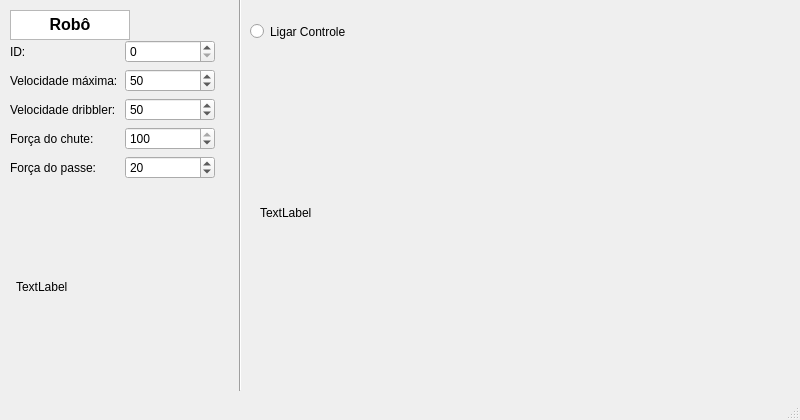
<?xml version="1.0" encoding="UTF-8"?>
<ui version="4.0">
 <class>ManualWindow</class>
 <widget class="QMainWindow" name="ManualWindow">
  <property name="geometry">
   <rect>
    <x>0</x>
    <y>0</y>
    <width>800</width>
    <height>420</height>
   </rect>
  </property>
  <property name="windowTitle">
   <string>MainWindow</string>
  </property>
  <widget class="QWidget" name="centralwidget">
   <widget class="QTextBrowser" name="robor">
    <property name="geometry">
     <rect>
      <x>10</x>
      <y>10</y>
      <width>120</width>
      <height>30</height>
     </rect>
    </property>
    <property name="html">
     <string>&lt;!DOCTYPE HTML PUBLIC &quot;-//W3C//DTD HTML 4.0//EN&quot; &quot;http://www.w3.org/TR/REC-html40/strict.dtd&quot;&gt;
&lt;html&gt;&lt;head&gt;&lt;meta name=&quot;qrichtext&quot; content=&quot;1&quot; /&gt;&lt;style type=&quot;text/css&quot;&gt;
p, li { white-space: pre-wrap; }
&lt;/style&gt;&lt;/head&gt;&lt;body style=&quot; font-family:'Ubuntu'; font-size:11pt; font-weight:400; font-style:normal;&quot;&gt;
&lt;p align=&quot;center&quot; style=&quot; margin-top:0px; margin-bottom:0px; margin-left:0px; margin-right:0px; -qt-block-indent:0; text-indent:0px;&quot;&gt;&lt;span style=&quot; font-size:12pt; font-weight:600;&quot;&gt;Robô&lt;/span&gt;&lt;/p&gt;&lt;/body&gt;&lt;/html&gt;</string>
    </property>
   </widget>
   <widget class="QLabel" name="xbox_image">
    <property name="geometry">
     <rect>
      <x>260</x>
      <y>50</y>
      <width>531</width>
      <height>325</height>
     </rect>
    </property>
    <property name="text">
     <string>TextLabel</string>
    </property>
   </widget>
   <widget class="QRadioButton" name="on_button">
    <property name="geometry">
     <rect>
      <x>250</x>
      <y>20</y>
      <width>122</width>
      <height>23</height>
     </rect>
    </property>
    <property name="text">
     <string>Ligar Controle</string>
    </property>
    <property name="checked">
     <bool>false</bool>
    </property>
   </widget>
   <widget class="QWidget" name="formLayoutWidget">
    <property name="geometry">
     <rect>
      <x>10</x>
      <y>40</y>
      <width>205</width>
      <height>156</height>
     </rect>
    </property>
    <layout class="QFormLayout" name="param_lay">
     <item row="0" column="0">
      <widget class="QLabel" name="id_label">
       <property name="text">
        <string>ID:</string>
       </property>
      </widget>
     </item>
     <item row="0" column="1">
      <widget class="QSpinBox" name="id_box">
       <property name="maximum">
        <number>6</number>
       </property>
      </widget>
     </item>
     <item row="1" column="0">
      <widget class="QLabel" name="vel_label">
       <property name="text">
        <string>Velocidade máxima:</string>
       </property>
      </widget>
     </item>
     <item row="1" column="1">
      <widget class="QSpinBox" name="vel_box">
       <property name="maximum">
        <number>100</number>
       </property>
       <property name="value">
        <number>50</number>
       </property>
      </widget>
     </item>
     <item row="2" column="0">
      <widget class="QLabel" name="dri_label">
       <property name="text">
        <string>Velocidade dribbler: </string>
       </property>
      </widget>
     </item>
     <item row="2" column="1">
      <widget class="QSpinBox" name="dri_box">
       <property name="maximum">
        <number>100</number>
       </property>
       <property name="value">
        <number>50</number>
       </property>
      </widget>
     </item>
     <item row="3" column="0">
      <widget class="QLabel" name="kick_label">
       <property name="text">
        <string>Força do chute: </string>
       </property>
      </widget>
     </item>
     <item row="3" column="1">
      <widget class="QSpinBox" name="kick_box">
       <property name="maximum">
        <number>100</number>
       </property>
       <property name="value">
        <number>100</number>
       </property>
      </widget>
     </item>
     <item row="4" column="0">
      <widget class="QLabel" name="pass_label">
       <property name="text">
        <string>Força do passe: </string>
       </property>
      </widget>
     </item>
     <item row="4" column="1">
      <widget class="QSpinBox" name="pass_box">
       <property name="maximum">
        <number>100</number>
       </property>
       <property name="value">
        <number>20</number>
       </property>
      </widget>
     </item>
    </layout>
   </widget>
   <widget class="Line" name="line">
    <property name="geometry">
     <rect>
      <x>230</x>
      <y>-20</y>
      <width>20</width>
      <height>411</height>
     </rect>
    </property>
    <property name="orientation">
     <enum>Qt::Vertical</enum>
    </property>
   </widget>
   <widget class="QLabel" name="logo">
    <property name="geometry">
     <rect>
      <x>16</x>
      <y>206</y>
      <width>211</width>
      <height>161</height>
     </rect>
    </property>
    <property name="text">
     <string>TextLabel</string>
    </property>
   </widget>
  </widget>
  <widget class="QMenuBar" name="menubar">
   <property name="geometry">
    <rect>
     <x>0</x>
     <y>0</y>
     <width>800</width>
     <height>22</height>
    </rect>
   </property>
  </widget>
  <widget class="QStatusBar" name="statusbar"/>
 </widget>
 <resources/>
 <connections/>
</ui>
